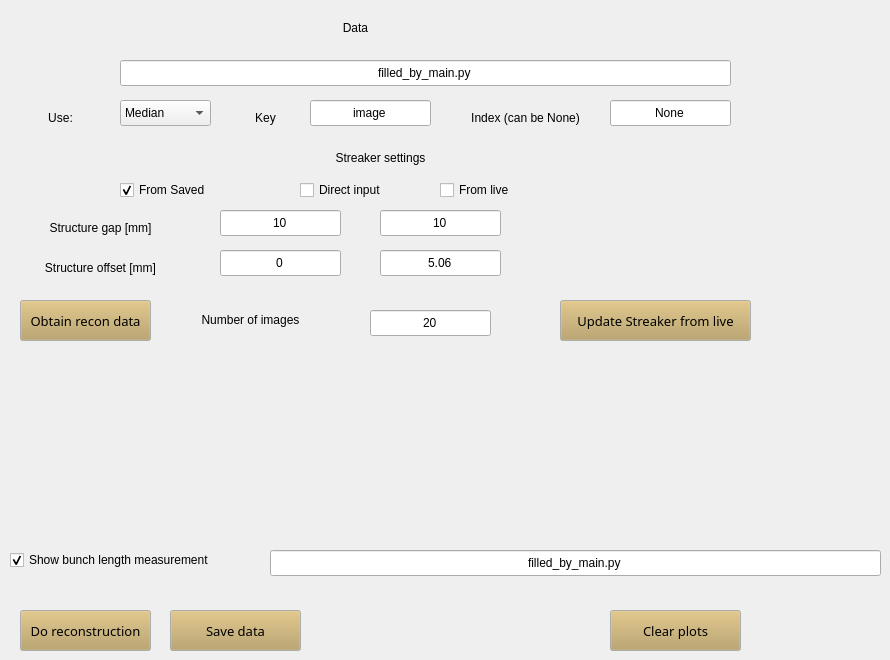
    <widget class="QWidget" name="tab_3">
     <attribute name="title">
      <string>Current rec</string>
     </attribute>
     <widget class="QLineEdit" name="ReconstructionDataLoad">
      <property name="geometry">
       <rect>
        <x>120</x>
        <y>60</y>
        <width>611</width>
        <height>26</height>
       </rect>
      </property>
      <property name="text">
       <string>filled_by_main.py</string>
      </property>
      <property name="alignment">
       <set>Qt::AlignCenter</set>
      </property>
     </widget>
     <widget class="QLineEdit" name="ReconstructionDataLoadKey">
      <property name="geometry">
       <rect>
        <x>310</x>
        <y>100</y>
        <width>121</width>
        <height>26</height>
       </rect>
      </property>
      <property name="text">
       <string>image</string>
      </property>
      <property name="alignment">
       <set>Qt::AlignCenter</set>
      </property>
     </widget>
     <widget class="QLineEdit" name="ReconstructionDataLoadIndex">
      <property name="geometry">
       <rect>
        <x>610</x>
        <y>100</y>
        <width>121</width>
        <height>26</height>
       </rect>
      </property>
      <property name="text">
       <string>None</string>
      </property>
      <property name="alignment">
       <set>Qt::AlignCenter</set>
      </property>
     </widget>
     <widget class="QLabel" name="label_22">
      <property name="geometry">
       <rect>
        <x>450</x>
        <y>110</y>
        <width>151</width>
        <height>16</height>
       </rect>
      </property>
      <property name="text">
       <string>Index (can be None)</string>
      </property>
      <property name="alignment">
       <set>Qt::AlignCenter</set>
      </property>
     </widget>
     <widget class="QComboBox" name="ReconstructionDataLoadUseSelect">
      <property name="geometry">
       <rect>
        <x>120</x>
        <y>100</y>
        <width>91</width>
        <height>26</height>
       </rect>
      </property>
      <property name="currentIndex">
       <number>0</number>
      </property>
      <item>
       <property name="text">
        <string>Median</string>
       </property>
      </item>
      <item>
       <property name="text">
        <string>All</string>
       </property>
      </item>
     </widget>
     <widget class="QLabel" name="label_23">
      <property name="geometry">
       <rect>
        <x>30</x>
        <y>110</y>
        <width>61</width>
        <height>16</height>
       </rect>
      </property>
      <property name="text">
       <string>Use:</string>
      </property>
      <property name="alignment">
       <set>Qt::AlignCenter</set>
      </property>
     </widget>
     <widget class="QLabel" name="label_32">
      <property name="geometry">
       <rect>
        <x>280</x>
        <y>20</y>
        <width>151</width>
        <height>16</height>
       </rect>
      </property>
      <property name="text">
       <string>Data</string>
      </property>
      <property name="alignment">
       <set>Qt::AlignCenter</set>
      </property>
     </widget>
     <widget class="QLabel" name="label_40">
      <property name="geometry">
       <rect>
        <x>230</x>
        <y>110</y>
        <width>71</width>
        <height>16</height>
       </rect>
      </property>
      <property name="text">
       <string>Key</string>
      </property>
      <property name="alignment">
       <set>Qt::AlignCenter</set>
      </property>
     </widget>
     <widget class="QPushButton" name="ObtainReconstructionData">
      <property name="geometry">
       <rect>
        <x>20</x>
        <y>300</y>
        <width>131</width>
        <height>41</height>
       </rect>
      </property>
      <property name="palette">
       <palette>
        <active>
         <colorrole role="Button">
          <brush brushstyle="SolidPattern">
           <color alpha="255">
            <red>183</red>
            <green>157</green>
            <blue>92</blue>
           </color>
          </brush>
         </colorrole>
        </active>
        <inactive>
         <colorrole role="Button">
          <brush brushstyle="SolidPattern">
           <color alpha="255">
            <red>183</red>
            <green>157</green>
            <blue>92</blue>
           </color>
          </brush>
         </colorrole>
        </inactive>
        <disabled>
         <colorrole role="Button">
          <brush brushstyle="SolidPattern">
           <color alpha="255">
            <red>183</red>
            <green>157</green>
            <blue>92</blue>
           </color>
          </brush>
         </colorrole>
        </disabled>
       </palette>
      </property>
      <property name="font">
       <font>
        <family>Sans Serif</family>
        <pointsize>10</pointsize>
       </font>
      </property>
      <property name="text">
       <string>Obtain recon data</string>
      </property>
     </widget>
     <widget class="QPushButton" name="CloseAll">
      <property name="geometry">
       <rect>
        <x>610</x>
        <y>610</y>
        <width>131</width>
        <height>41</height>
       </rect>
      </property>
      <property name="palette">
       <palette>
        <active>
         <colorrole role="Button">
          <brush brushstyle="SolidPattern">
           <color alpha="255">
            <red>183</red>
            <green>157</green>
            <blue>92</blue>
           </color>
          </brush>
         </colorrole>
        </active>
        <inactive>
         <colorrole role="Button">
          <brush brushstyle="SolidPattern">
           <color alpha="255">
            <red>183</red>
            <green>157</green>
            <blue>92</blue>
           </color>
          </brush>
         </colorrole>
        </inactive>
        <disabled>
         <colorrole role="Button">
          <brush brushstyle="SolidPattern">
           <color alpha="255">
            <red>183</red>
            <green>157</green>
            <blue>92</blue>
           </color>
          </brush>
         </colorrole>
        </disabled>
       </palette>
      </property>
      <property name="font">
       <font>
        <family>Sans Serif</family>
        <pointsize>10</pointsize>
       </font>
      </property>
      <property name="text">
       <string>Clear plots</string>
      </property>
     </widget>
     <widget class="QLabel" name="label_54">
      <property name="geometry">
       <rect>
        <x>190</x>
        <y>310</y>
        <width>121</width>
        <height>20</height>
       </rect>
      </property>
      <property name="text">
       <string>Number of images</string>
      </property>
      <property name="alignment">
       <set>Qt::AlignCenter</set>
      </property>
     </widget>
     <widget class="QLineEdit" name="ReconNumberImages">
      <property name="geometry">
       <rect>
        <x>370</x>
        <y>310</y>
        <width>121</width>
        <height>26</height>
       </rect>
      </property>
      <property name="text">
       <string>20</string>
      </property>
      <property name="alignment">
       <set>Qt::AlignCenter</set>
      </property>
     </widget>
     <widget class="QPushButton" name="DoReconstruction">
      <property name="geometry">
       <rect>
        <x>20</x>
        <y>610</y>
        <width>131</width>
        <height>41</height>
       </rect>
      </property>
      <property name="palette">
       <palette>
        <active>
         <colorrole role="Button">
          <brush brushstyle="SolidPattern">
           <color alpha="255">
            <red>183</red>
            <green>157</green>
            <blue>92</blue>
           </color>
          </brush>
         </colorrole>
        </active>
        <inactive>
         <colorrole role="Button">
          <brush brushstyle="SolidPattern">
           <color alpha="255">
            <red>183</red>
            <green>157</green>
            <blue>92</blue>
           </color>
          </brush>
         </colorrole>
        </inactive>
        <disabled>
         <colorrole role="Button">
          <brush brushstyle="SolidPattern">
           <color alpha="255">
            <red>183</red>
            <green>157</green>
            <blue>92</blue>
           </color>
          </brush>
         </colorrole>
        </disabled>
       </palette>
      </property>
      <property name="font">
       <font>
        <family>Sans Serif</family>
        <pointsize>10</pointsize>
       </font>
      </property>
      <property name="text">
       <string>Do reconstruction</string>
      </property>
     </widget>
     <widget class="QPushButton" name="SaveData">
      <property name="geometry">
       <rect>
        <x>170</x>
        <y>610</y>
        <width>131</width>
        <height>41</height>
       </rect>
      </property>
      <property name="palette">
       <palette>
        <active>
         <colorrole role="Button">
          <brush brushstyle="SolidPattern">
           <color alpha="255">
            <red>183</red>
            <green>157</green>
            <blue>92</blue>
           </color>
          </brush>
         </colorrole>
        </active>
        <inactive>
         <colorrole role="Button">
          <brush brushstyle="SolidPattern">
           <color alpha="255">
            <red>183</red>
            <green>157</green>
            <blue>92</blue>
           </color>
          </brush>
         </colorrole>
        </inactive>
        <disabled>
         <colorrole role="Button">
          <brush brushstyle="SolidPattern">
           <color alpha="255">
            <red>183</red>
            <green>157</green>
            <blue>92</blue>
           </color>
          </brush>
         </colorrole>
        </disabled>
       </palette>
      </property>
      <property name="font">
       <font>
        <family>Sans Serif</family>
        <pointsize>10</pointsize>
       </font>
      </property>
      <property name="text">
       <string>Save data</string>
      </property>
     </widget>
     <widget class="QLabel" name="label_30">
      <property name="geometry">
       <rect>
        <x>300</x>
        <y>150</y>
        <width>161</width>
        <height>16</height>
       </rect>
      </property>
      <property name="text">
       <string>Streaker settings</string>
      </property>
      <property name="alignment">
       <set>Qt::AlignCenter</set>
      </property>
     </widget>
     <widget class="QLabel" name="label_28">
      <property name="geometry">
       <rect>
        <x>20</x>
        <y>260</y>
        <width>161</width>
        <height>16</height>
       </rect>
      </property>
      <property name="text">
       <string>Structure offset [mm]</string>
      </property>
      <property name="alignment">
       <set>Qt::AlignCenter</set>
      </property>
     </widget>
     <widget class="QLineEdit" name="StreakerGap1">
      <property name="geometry">
       <rect>
        <x>380</x>
        <y>210</y>
        <width>121</width>
        <height>26</height>
       </rect>
      </property>
      <property name="text">
       <string>10</string>
      </property>
      <property name="alignment">
       <set>Qt::AlignCenter</set>
      </property>
     </widget>
     <widget class="QLineEdit" name="StreakerGap0">
      <property name="geometry">
       <rect>
        <x>220</x>
        <y>210</y>
        <width>121</width>
        <height>26</height>
       </rect>
      </property>
      <property name="text">
       <string>10</string>
      </property>
      <property name="alignment">
       <set>Qt::AlignCenter</set>
      </property>
     </widget>
     <widget class="QPushButton" name="ObtainStreakerFromLive">
      <property name="geometry">
       <rect>
        <x>560</x>
        <y>300</y>
        <width>191</width>
        <height>41</height>
       </rect>
      </property>
      <property name="palette">
       <palette>
        <active>
         <colorrole role="Button">
          <brush brushstyle="SolidPattern">
           <color alpha="255">
            <red>183</red>
            <green>157</green>
            <blue>92</blue>
           </color>
          </brush>
         </colorrole>
        </active>
        <inactive>
         <colorrole role="Button">
          <brush brushstyle="SolidPattern">
           <color alpha="255">
            <red>183</red>
            <green>157</green>
            <blue>92</blue>
           </color>
          </brush>
         </colorrole>
        </inactive>
        <disabled>
         <colorrole role="Button">
          <brush brushstyle="SolidPattern">
           <color alpha="255">
            <red>183</red>
            <green>157</green>
            <blue>92</blue>
           </color>
          </brush>
         </colorrole>
        </disabled>
       </palette>
      </property>
      <property name="font">
       <font>
        <family>Sans Serif</family>
        <pointsize>10</pointsize>
       </font>
      </property>
      <property name="text">
       <string>Update Streaker from live</string>
      </property>
     </widget>
     <widget class="QLineEdit" name="StreakerOffset1">
      <property name="geometry">
       <rect>
        <x>380</x>
        <y>250</y>
        <width>121</width>
        <height>26</height>
       </rect>
      </property>
      <property name="text">
       <string>5.06</string>
      </property>
      <property name="alignment">
       <set>Qt::AlignCenter</set>
      </property>
     </widget>
     <widget class="QLabel" name="label_27">
      <property name="geometry">
       <rect>
        <x>20</x>
        <y>220</y>
        <width>161</width>
        <height>16</height>
       </rect>
      </property>
      <property name="text">
       <string>Structure gap [mm]</string>
      </property>
      <property name="alignment">
       <set>Qt::AlignCenter</set>
      </property>
     </widget>
     <widget class="QLineEdit" name="StreakerOffset0">
      <property name="geometry">
       <rect>
        <x>220</x>
        <y>250</y>
        <width>121</width>
        <height>26</height>
       </rect>
      </property>
      <property name="text">
       <string>0</string>
      </property>
      <property name="alignment">
       <set>Qt::AlignCenter</set>
      </property>
     </widget>
     <widget class="QCheckBox" name="SetStreakerFromLiveCheck">
      <property name="geometry">
       <rect>
        <x>440</x>
        <y>180</y>
        <width>111</width>
        <height>20</height>
       </rect>
      </property>
      <property name="text">
       <string>From live</string>
      </property>
      <property name="checked">
       <bool>false</bool>
      </property>
     </widget>
     <widget class="QCheckBox" name="SetStreakerDirectCheck">
      <property name="geometry">
       <rect>
        <x>300</x>
        <y>180</y>
        <width>111</width>
        <height>20</height>
       </rect>
      </property>
      <property name="text">
       <string>Direct input</string>
      </property>
      <property name="checked">
       <bool>false</bool>
      </property>
     </widget>
     <widget class="QCheckBox" name="SetStreakerSaveCheck">
      <property name="geometry">
       <rect>
        <x>120</x>
        <y>180</y>
        <width>111</width>
        <height>20</height>
       </rect>
      </property>
      <property name="text">
       <string>From Saved</string>
      </property>
      <property name="checked">
       <bool>true</bool>
      </property>
     </widget>
     <widget class="QLineEdit" name="BunchLengthMeasFile">
      <property name="geometry">
       <rect>
        <x>270</x>
        <y>550</y>
        <width>611</width>
        <height>26</height>
       </rect>
      </property>
      <property name="text">
       <string>filled_by_main.py</string>
      </property>
      <property name="alignment">
       <set>Qt::AlignCenter</set>
      </property>
     </widget>
     <widget class="QCheckBox" name="ShowBlmeasCheck">
      <property name="geometry">
       <rect>
        <x>10</x>
        <y>550</y>
        <width>231</width>
        <height>20</height>
       </rect>
      </property>
      <property name="text">
       <string>Show bunch length measurement</string>
      </property>
      <property name="checked">
       <bool>true</bool>
      </property>
     </widget>
    </widget>
